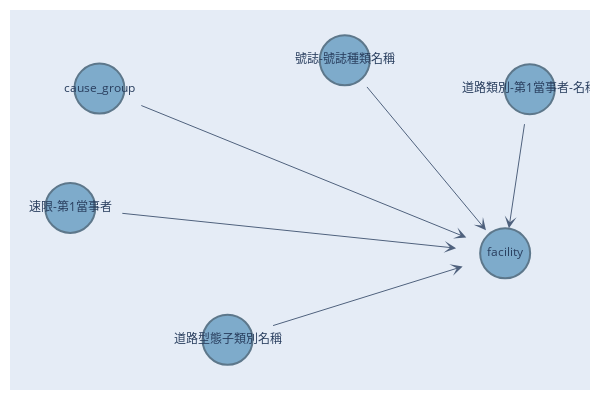

The notebook cell this image was saved under:
### Code cell
draw_bn_plotly(model_independence_all, layout_algo='spring', en=False, width=600, height=400, seed=42, iter=30)

### Figure 1 — Plotly figure (JSON) as saved in the notebook; plotly's stock layout.template omitted (floating-point values rounded to 4 significant figures)
{"data": [{"hoverinfo": "text", "hovertext": ["號誌-號誌種類名稱<br>degree: 1", "facility<br>degree: 5", "道路型態子類別名稱<br>degree: 1", "速限-第1當事者<br>degree: 1", "道路類別-第1當事者-名稱<br>degree: 1", "cause_group<br>degree: 1"], "marker": {"color": "#5390B9", "line": {"color": "#24475E", "width": 2}, "size": [50, 50, 50, 50, 50, 50]}, "mode": "markers+text", "text": ["號誌-號誌種類名稱", "facility", "道路型態子類別名稱", "速限-第1當事者", "道路類別-第1當事者-名稱", "cause_group"], "textposition": "middle center", "type": "scatter", "x": [0.1455, 0.6256, -0.2053, -0.6762, 0.6992, -0.5888], "y": [0.6776, -0.4809, -1, -0.2085, 0.5038, 0.5079]}], "layout": {"annotations": [{"arrowhead": 3, "arrowsize": 2, "ax": 0.2029, "axref": "x", "ay": 0.5391, "ayref": "y", "opacity": 0.8, "showarrow": true, "x": 0.5682, "xref": "x", "y": -0.3423, "yref": "y"}, {"arrowhead": 3, "arrowsize": 2, "ax": -0.07808, "axref": "x", "ay": -0.9205, "ayref": "y", "opacity": 0.8, "showarrow": true, "x": 0.4984, "xref": "x", "y": -0.5604, "yref": "y"}, {"arrowhead": 3, "arrowsize": 2, "ax": -0.5294, "axref": "x", "ay": -0.2392, "ayref": "y", "opacity": 0.8, "showarrow": true, "x": 0.4788, "xref": "x", "y": -0.4502, "yref": "y"}, {"arrowhead": 3, "arrowsize": 2, "ax": 0.688, "axref": "x", "ay": 0.3542, "ayref": "y", "opacity": 0.8, "showarrow": true, "x": 0.6368, "xref": "x", "y": -0.3313, "yref": "y"}, {"arrowhead": 3, "arrowsize": 2, "ax": -0.4725, "axref": "x", "ay": 0.4132, "ayref": "y", "opacity": 0.8, "showarrow": true, "x": 0.5093, "xref": "x", "y": -0.3862, "yref": "y"}], "height": 400, "hovermode": "closest", "margin": {"b": 10, "l": 10, "r": 10, "t": 10}, "showlegend": false, "width": 600, "xaxis": {"showgrid": false, "showticklabels": false, "zeroline": false}, "yaxis": {"showgrid": false, "showticklabels": false, "zeroline": false}}}
